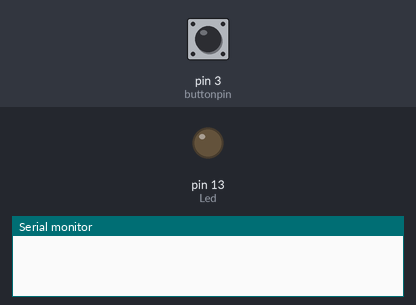
A sketch run on a simulated Arduino Uno, built with avr-gcc and run on an emulated ATmega328P. Shown: output pins drawn as LEDs (lit = HIGH), the last lines printed to the serial monitor. Dashed ring = blinking. Inputs (shaded band) come from the test bench; at power-on: pin 3 (buttonpin) HIGH.

Above: at 1.2 s.
1.3 s: pin 3 (buttonpin) pulled LOW for 3.2 s
At 2.1 s:
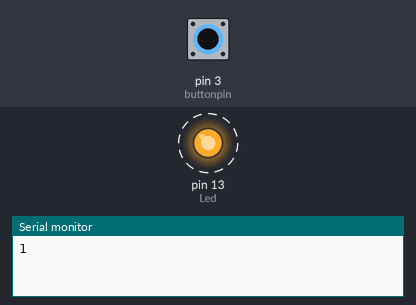
Timing chart, 0 to 5.8 s (numbered marks = the images above; inputs shaded):
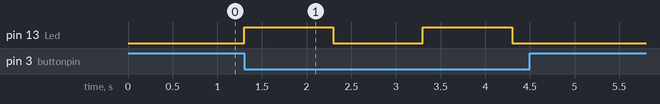

The sketch:

ReadMic.ino.ino
```cpp
int Led = 13 ;// define LED Interface
int buttonpin = 3 ;// define D0 Sensor Interface
int val = 0 ;   // define numeric variables val


void setup (){
    pinMode (Led, OUTPUT) ;// define LED as output interface
    pinMode (buttonpin, INPUT) ;// output interface D0 is defined sensor
    Serial.begin(57600);
    //
}


void loop () {
  val=0;
  val = digitalRead (buttonpin) ;// digital interface will be assigned a value of 3 to read val


  if (val == LOW){ // When the sound detection module detects a signal, LED flashes
      digitalWrite (Led, HIGH);
        //Serial.print(val) ;
        Serial.print(1);
        delay(1000);                       // wait for a second
        digitalWrite (Led, LOW);
                delay(1000);                       // wait for a second

      }
  else {
      digitalWrite (Led, LOW) ;
     // Serial.print(2);
      }

}
```

Measured:
- after the input at 1.3 s, pin 13 (Led): alternates HIGH for 1.0 s and LOW for 1.0 s, 4 changes in all, then stays LOW, starting at once
